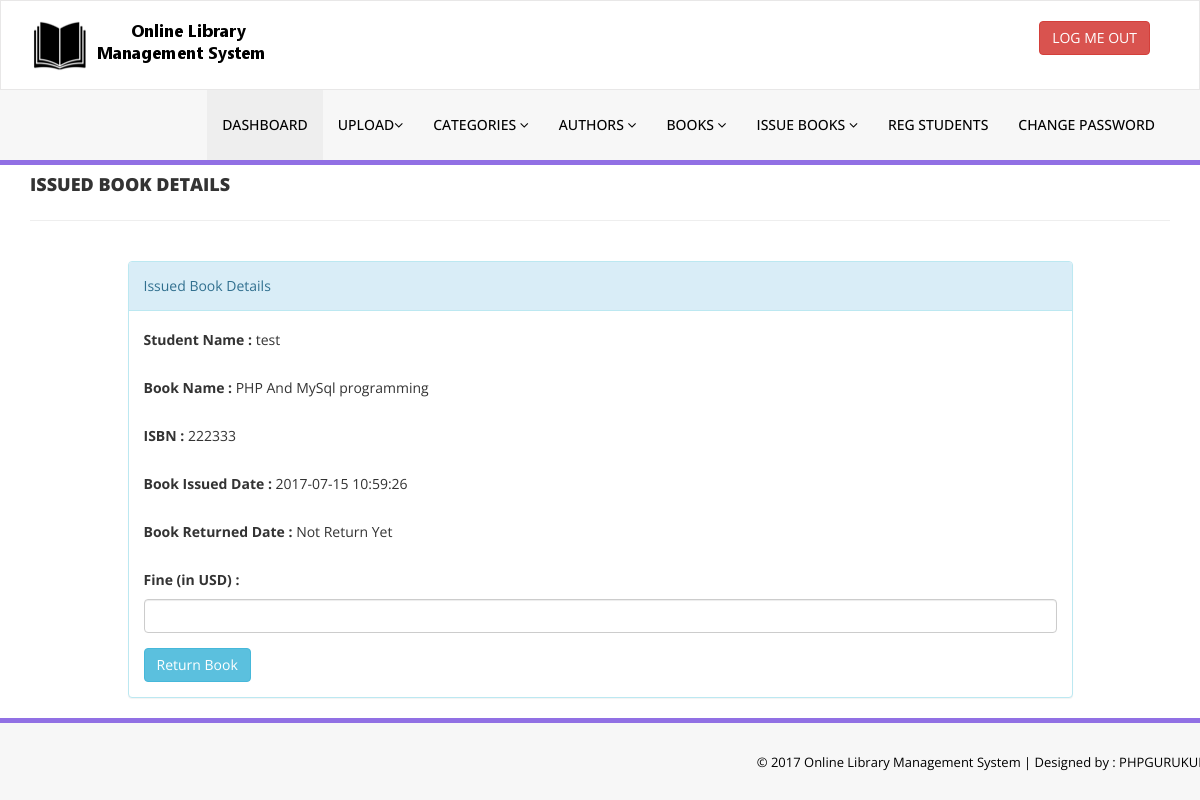
The page /library/admin/update-issue-bookdeails.php?rid=5 (signed in) on the database its author committed.
### tables this page shows
CREATE TABLE `tblissuedbookdetails` (
  `id` int(11) NOT NULL,
  `BookId` int(11) DEFAULT NULL,
  `StudentID` varchar(150) DEFAULT NULL,
  `IssuesDate` timestamp NULL DEFAULT CURRENT_TIMESTAMP,
  `ReturnDate` timestamp NULL DEFAULT NULL ON UPDATE CURRENT_TIMESTAMP,
  `RetrunStatus` int(1) DEFAULT NULL,
  `fine` int(11) DEFAULT NULL
);

CREATE TABLE `tblstudents` (
  `id` int(11) NOT NULL,
  `StudentId` varchar(100) DEFAULT NULL,
  `FullName` varchar(120) DEFAULT NULL,
  `EmailId` varchar(120) DEFAULT NULL,
  `MobileNumber` char(11) DEFAULT NULL,
  `Password` varchar(120) DEFAULT NULL,
  `Status` int(1) DEFAULT NULL,
  `RegDate` timestamp NULL DEFAULT CURRENT_TIMESTAMP,
  `UpdationDate` timestamp NULL DEFAULT NULL ON UPDATE CURRENT_TIMESTAMP
);

CREATE TABLE `tblbooks` (
  `id` int(11) NOT NULL,
  `BookName` varchar(255) DEFAULT NULL,
  `CatId` int(11) DEFAULT NULL,
  `AuthorId` int(11) DEFAULT NULL,
  `Quantity` int(11) DEFAULT NULL,
  `ISBNNumber` int(11) DEFAULT NULL,
  `BookPrice` int(11) DEFAULT NULL,
  `RegDate` timestamp NULL DEFAULT CURRENT_TIMESTAMP,
  `UpdationDate` timestamp NULL DEFAULT NULL ON UPDATE CURRENT_TIMESTAMP
);

### library/admin/update-issue-bookdeails.php (the view, shortened to what this page needs)
<?php
include('includes/config.php');
if(strlen($_SESSION['alogin'])==0)
    {
header('location:index.php');
}
else{
?>
<!DOCTYPE html>
<html xmlns="http://www.w3.org/1999/xhtml">
<head>
    <link href="assets/css/bootstrap.css" rel="stylesheet" />
    <link href="assets/css/font-awesome.css" rel="stylesheet" />
    <link href="assets/css/style.css" rel="stylesheet" />
</head>
<body>
<?php include('includes/header.php');?>
    <div class="content-wra
    <div class="content-wrapper">
         <div class="container">
        <div class="row pad-botm">
            <div class="col-md-12">
                <h4 class="header-line">Issued Book Details</h4>
                            </div>
</div>
<div class="row">
<div class="col-md-10 col-sm-6 col-xs-12 col-md-offset-1"">
<div class="panel panel-info">
<div class="panel-heading">
Issued Book Details
</div>
<div class="panel-body">
<form role="form" method="post">
<?php
$rid=intval($_GET['rid']);
$sql = "SELECT tblstudents.FullName,tblbooks.BookName,tblbooks.ISBNNumber,tblissuedbookdetails.IssuesDate,tblissuedbookdetails.ReturnDate,tblissuedbookdetails.id as rid,tblissuedbookdetails.fine,tblissuedbookdetails.RetrunStatus from  tblissuedbookdetails join tblstudents on tblstudents.StudentId=tblissuedbookdetails.StudentId join tblbooks on tblbooks.id=tblissuedbookdetails.BookId where tblissuedbookdetails.id=:rid";
$query = $dbh -> prepare($sql);
$query->bindParam(':rid',$rid,PDO::PARAM_STR);
$query->execute();
$results=$query->fetchAll(PDO::FETCH_OBJ);
if($query->rowCount() > 0)
{
foreach($results as $result)
{               ?>
<div class="form-group">
<label>Student Name :</label>
<?php echo htmlentities($result->FullName);?>
</div>
<div class="form-group">
<label>Book Name :</label>
<?php echo htmlentities($result->BookName);?>
</div>
<div class="form-group">
<label>ISBN :</label>
<?php echo htmlentities($result->ISBNNumber);?>
</div>
<div class="form-group">
<label>Book Issued Date :</label>
<?php echo htmlentities($result->IssuesDate);?>
</div>
<div class="form-group">
<label>Book Returned Date :</label>
<?php if($result->ReturnDate=="")
                                            {
                                                echo htmlentities("Not Return Yet");
                                            } else {
                                            echo htmlentities($result->ReturnDate);
}
                                            ?>
</div>
<div class="form-group">
<label>Fine (in USD) :</label>
<?php
if($result->fine=="")
{?>
<input class="form-control" type="text" name="fine" id="fine"  required />
<?php }else {
echo htmlentities($result->fine);
}
?>
</div>
 <?php if($result->RetrunStatus==0){?>
<button type="submit" name="return" id="submit" class="btn btn-info">Return Book </button>
 </div>
<?php }}} ?>
                            </div>
                        </div>
                            </div>
        </div>
    </div>
  <?php include('includes/footer.php');?>
</body>
</html>
<?php } ?>

### library/admin/assets/css/style.css (style rules this page uses)
.header-line { font-weight:900; padding-bottom:25px; border-bottom:1px solid #eeeeee; text-transform:uppercase; }
.pad-botm { padding-bottom:30px; }

### rows shown on the page
tblissuedbookdetails: tblstudents.FullName "test", BookId.BookName "PHP And MySql programming", BookId.ISBNNumber "222333", IssuesDate "2017-07-15 10:59:26", RetrunStatus "Return Book"
